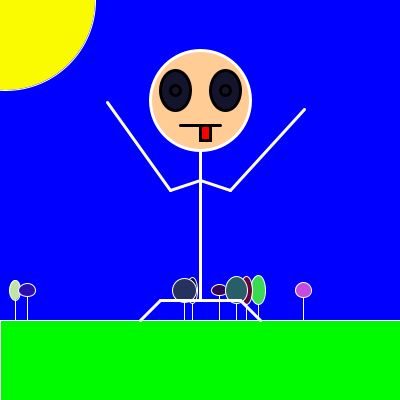
Frame 1 (no input)
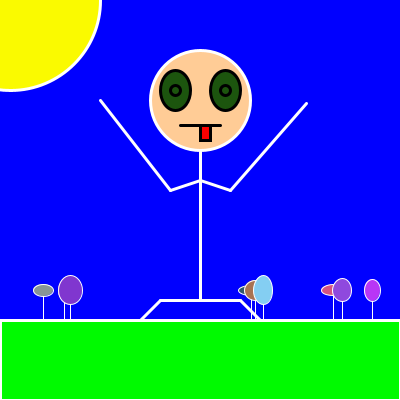
Frame 2 (the mouse pressed at the canvas centre, redrawn once)

The Processing sketch that drew these frames (run headless with seeded random() and noise(); the mouse was pressed at the canvas centre and the sketch redrawn once):

// Processing sketch: processing_111037
// ── processing_111037.pde

Guy guy; 
Enviro enviro;

int sunX = 0;
int sunY = 0;
int sunSpeed = 5;
float sunAngle = 0;

color backRGB = color (0, 0, 255); 

float eyeR;
float eyeG;
float eyeB;

int leftarmX;
int leftarmY;
int rightarmX;
int rightarmY;

int flowersX;
int flowersY;

int flowerR;
int flowerG;
int flowerB;
int flowerA;

float flowerWidth;
float flowerHeight;

boolean cloud = false;

void setup() 
{
  size (400, 400);
  smooth();
  noStroke();
  noLoop();
  frameRate(50);
  guy = new Guy();
  enviro = new Enviro();
}

void draw() 
{
  background (backRGB);  //local color variable for blue background
  stroke(255);

  if (cloud) {
    clouds();
  }
  else {
    bouncingSun();
  }

  enviro.display();
  guy.display();
}

class Guy {
  void display() {

    strokeWeight(3);
    line(160, 300, 240, 300); //legs
    line(240, 300, 260, 320); //right
    line(160, 300, 140, 320); //left

    leftarmX = (int) random(100, 110);  //left arm
    leftarmY = (int) random(100, 110);
    line(200, 180, 170, 190); 
    line(170, 190, leftarmX, leftarmY);

    rightarmX = (int) random(300, 310);  //right arm
    rightarmY = (int) random(100, 110);
    line(200, 180, 230, 190); //right arm
    line(230, 190, rightarmX, rightarmY);

    stroke(255);
    line(200, 150, 200, 300); //body

    stroke(255);                  //head
    strokeWeight(3);
    fill(255, 204, 150);              
    ellipse(200, 100, 100, 100);

    stroke(0);                          //eyes
    eyeR = random(255);
    eyeG = random(255);
    eyeB = random(255);
    fill(eyeR, eyeG, eyeB);           
    ellipse(225, 90, 30, 40);
    ellipse(175, 90, 30, 40);
    fill(eyeR, eyeG, eyeB);      // pupils
    ellipse (175, 90, 10, 10);
    ellipse (225, 90, 10, 10);

    strokeWeight(3);       //mouth
    line(180, 125, 220, 125);
    fill(250, 0, 0);
    rectMode(CORNER);
    rect(200, 125, 10, 15);
  }
}

class Enviro {
  void display() {

    rectMode(CORNER); //grass
    fill(0, 250, 0);
    rect(0, 320, 400, 80);

    for (int x = 40; x < width; x += 40) {    //random flowers
      flowersX= (int) random(0, 400);  
      flowersY= 320;
      flowerWidth = (int) random (10, 30);
      flowerHeight = (int) random (10, 30);
      flowerR = (int) random(255);
      flowerG = (int) random(255);
      flowerB = (int) random(255);
      flowerA = (int) random(100);
      strokeWeight(1);
      line (flowersX, flowersY, flowersX, 290);
      fill(flowerR, flowerG, flowerB);
      ellipse(flowersX, 290, flowerWidth, flowerHeight);
    }
  }
}
void clouds()
{
  stroke(0);        //clouds
  fill(125);  
  ellipse(80, 30, 100, 50);
  ellipse(150, 30, 100, 50);
  ellipse(260, 30, 100, 50);
  ellipse(300, 30, 100, 50);
}

void bouncingSun()
{
  fill (250, 250, 0);      //sun
  sunX = sunX + sunSpeed;

  if ((sunX > width) || (sunX < 0)) {    //bouncing sun
    sunSpeed = sunSpeed * -1;
    backRGB = backRGB + 60;
  }
  //  sunAngle = (sunAngle + 0.03)%PI;
  ellipse (sunX, sunY, 180, 180);
}

void keyPressed()  //clouds
{
  if (key == ' ') {
    redraw();
  } 
  else {
    cloud = !cloud;
    redraw();
  }
}
